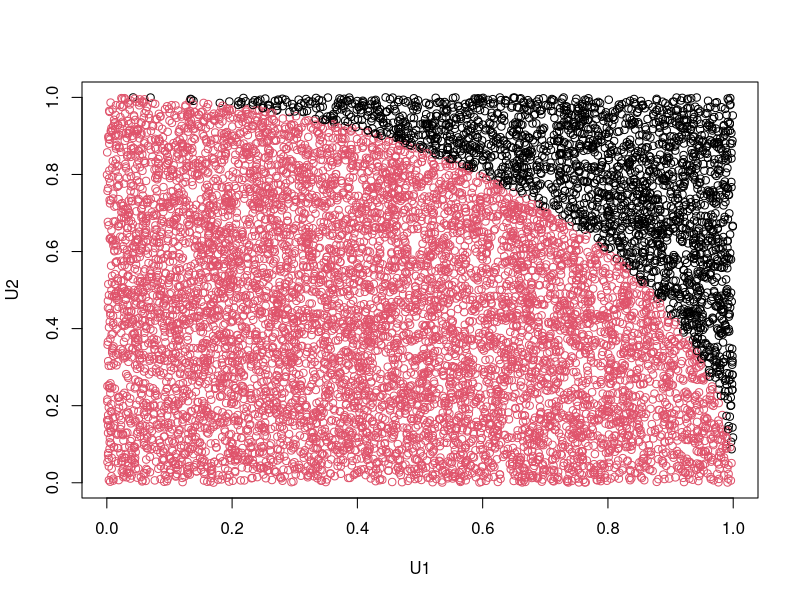
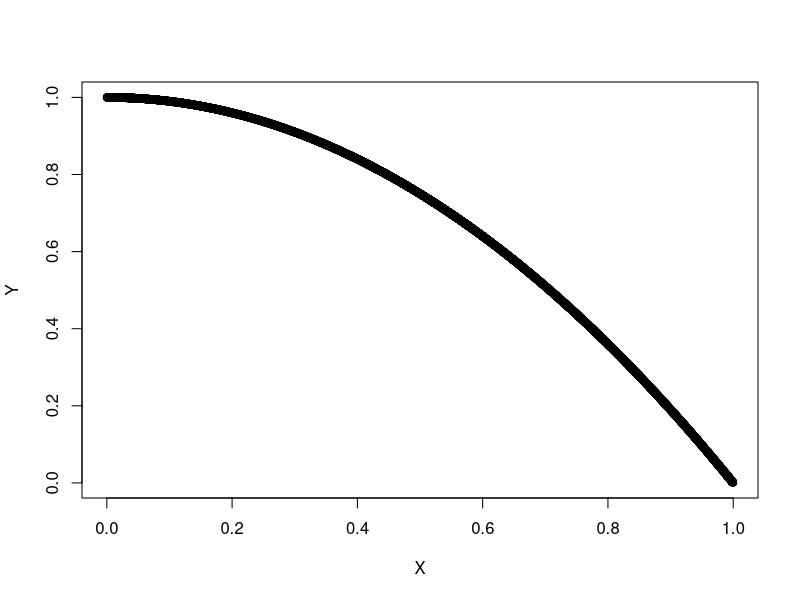
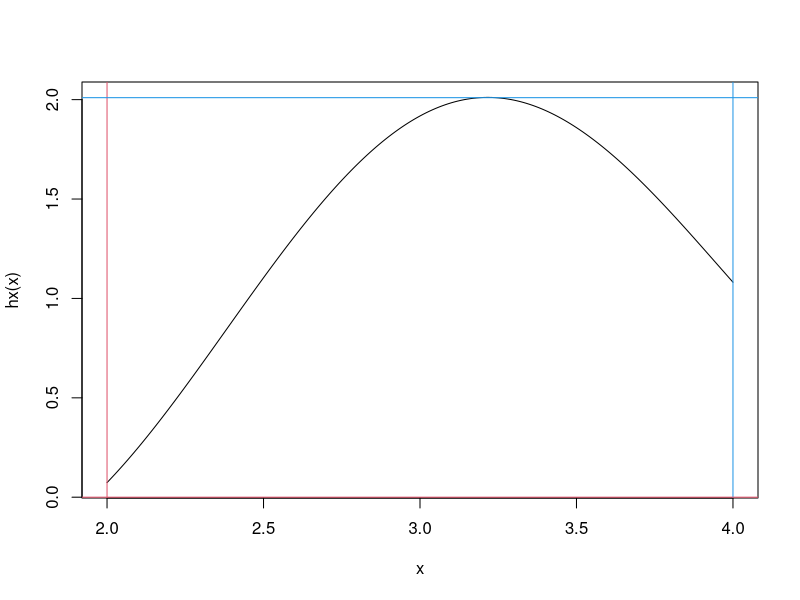
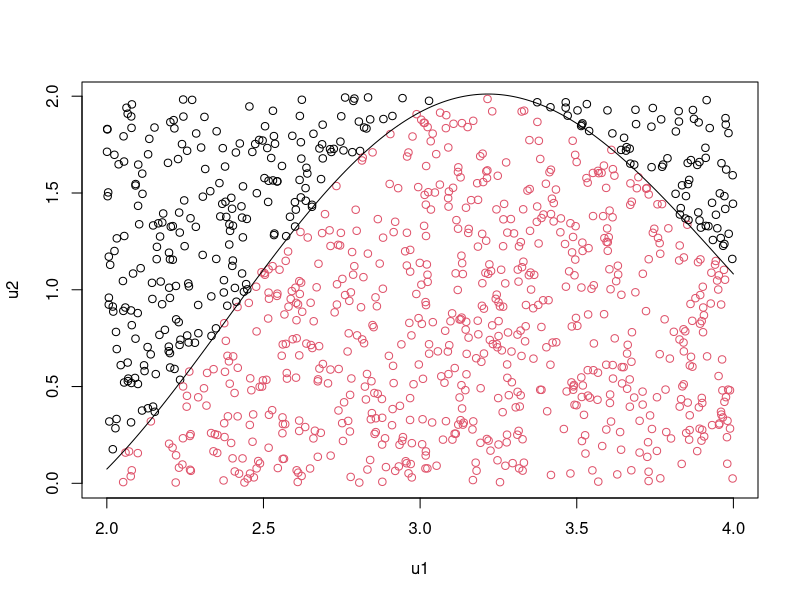
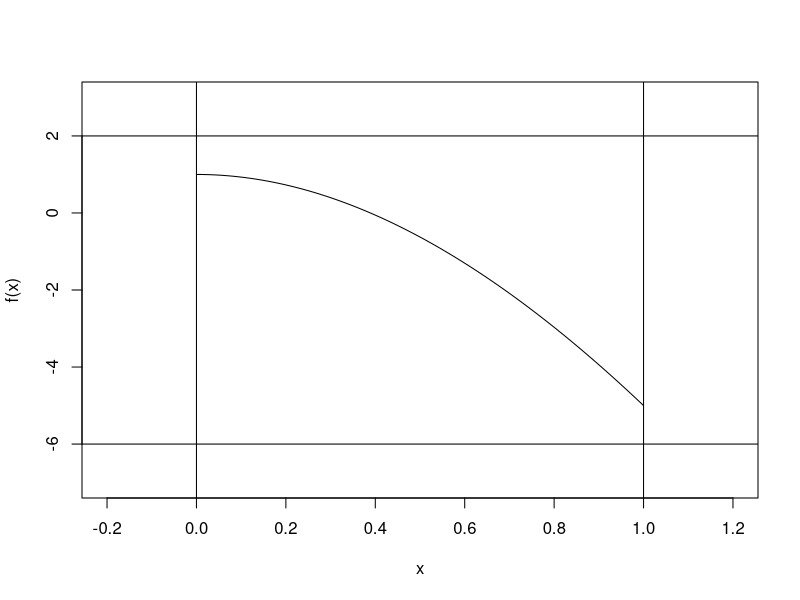
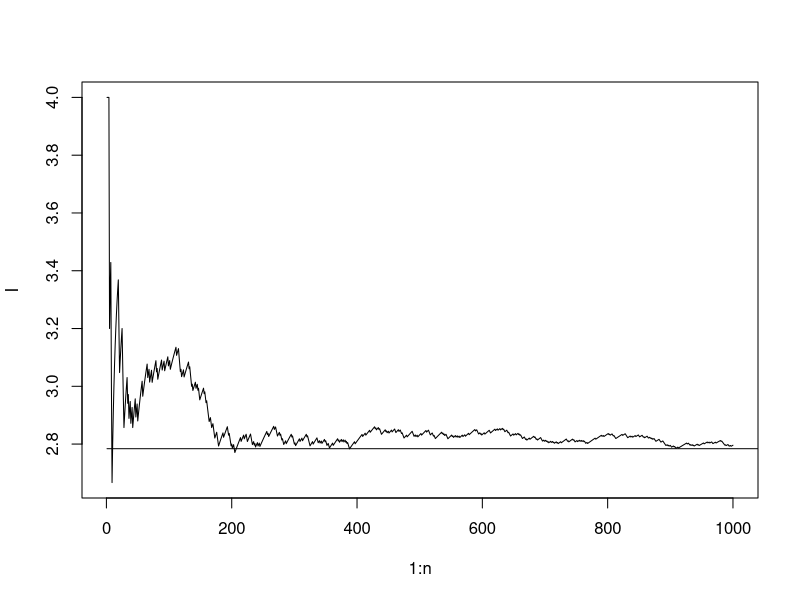
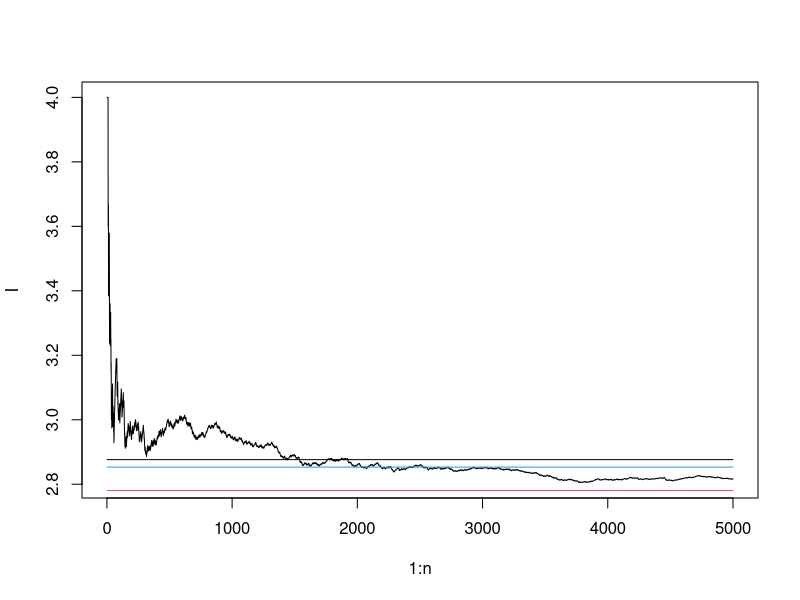
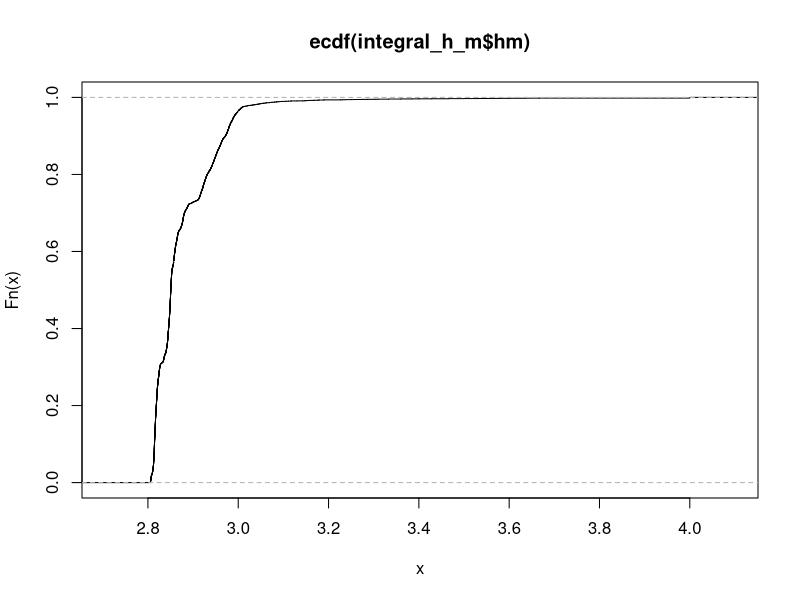

Recreate these plots in R, in order.
# [redacted]



#hit and miss

n<-10000

set.seed(1234)

U1<-runif(n)

U2<-runif(n)

T<-U1**2+U2**2

T<-T<1

table(T)

head(cbind(U1,U2,T))

plot(U1,U2,col=T+1)





R<-sum(T)

(epsilon1<-pi-(4*R)/n)

(epsilon2<-epsilon1/pi)



#crude Monte Carlo

#creamos vector de Ui

set.seed(1234)

n<-10000

X<-runif(n)

Y<-1-X**2

Z<-sqrt(Y)

head(cbind(X,Y,Z))



plot(X,Y)

(epsilon2<-(sum(Z)/n)*4-pi)



#visto como B(n,pi/4)

ZZ<-rbinom(n,1,pi/4)


a <-2 ; b <-4 ; c <-0 ; d <-2

hx <- function (x){cos(2*x) -0.3*sin(x) +1}

(I<-integrate(hx,2,4))

x<-seq(a,b,0.01)

plot(x,hx(x),type="l")

abline(v=a,col=2)

abline(v=b,col=4)

abline(h=c,col=2)

abline(h=2.01,col=4)

# area del rectangulo

A <-(b-a)*(d-c)

A

# simulacion

n <- 1000
set.seed(1234)
u1 <- runif(n,a,b)
u2 <- runif(n,c,d)

# proporcion

T<-u2<hx(u1)
table(T)

p <- mean(u2<hx(u1))

# integral

A*p

plot(u1,u2,col=T+1)

lines(x,hx(x),type="l")



# [redacted]



f <- function(x) x^3 - 7*x^2 + 1

par(mfrow=c(1,1))

curve(f,0,1,xlim=c(-0.2,1.2),ylim=c(-7,3))

abline(v=0)

abline(v=1)

abline(h=-6)

abline(h=2)

hit_miss <- function(ftn, a, b, f.min, f.max, n) {
  
  # Monte-Carlo integration using the hit and miss method
  
  # ftn is a function of one variable
  
  # [a, b] is the range of integration
  
  # f.min and f.max are bounds on ftn over the range [a, b]
  
  # that is f.min <= ftn(x) <= f.max for all x in [a, b]
  
  # n is the number of samples used in the estimation
  
  # that is the number of calls made to the function ftn
  
  Z.sum <- 0
  
  for (i in 1:n) {
    
    X <- runif(1, a, b)
    
    Y <- runif(1, f.min, f.max)
    
    Z <- (ftn(X) >= Y)
    
    Z.sum <- Z.sum + Z
    
  }
  
  I <- (b - a)*f.min + (Z.sum/n)*(b - a)*(f.max - f.min)
  
  return(I)
  
}



hit_miss(hx, 2, 4, 0, 2, 5000)







hit_miss2 <- function(ftn, a, b, c, d, n) {
  
  # Monte-Carlo integration using the hit & miss method
  
  # partially vectorised version
  
  X <- runif(n, a, b)
  
  Y <- runif(n, c, d)
  
  Z <- (Y <= sapply(X, ftn))
  
  I <- (b - a)*c + (cumsum(Z)/(1:n))*(b - a)*(d - c)
  
  plot(1:n, I, type = "l")
  
  return(I[n])
  
}

hit_miss3 <- function(ftn, a, b, c, d, n) {
  
  # Monte-Carlo integration using the hit & miss method
  
  # partially vectorised version
  
  X <- runif(n, a, b)
  
  Y <- runif(n, c, d)
  
  Z <- (Y <= sapply(X, ftn))
  
  I <- (b - a)*c + (cumsum(Z)/(1:n))*(b - a)*(d - c)
  
  Int2=(b-a)*(d-c)*mean(Z)
  
  Sigma_Int=Int2*sqrt(mean(Z)*(1-mean(Z))/(n))
  
  plot(1:n, I, type = "l")
  
  return(Integral=list(hm=I,n=n,Int1=mean(I),Int2=Int2,Sigma_Int=Sigma_Int,LIIC=Int2-2*Sigma_Int,LSIC=Int2+2*Sigma_Int))
  
}



hit_miss2(hx, 2, 4, 0, 2, 1000)

lines(c(1, 10000), c(A*p, A*p))



n<-5000

integral_h_m<-hit_miss3(hx, 2, 4, 0, 2, n)

lines(c(1, n), c(integral_h_m$Int1, integral_h_m$Int1))

lines(c(1, n), c(integral_h_m$LIIC, integral_h_m$LIIC),col=2)

lines(c(1, n), c(integral_h_m$LSIC, integral_h_m$LSIC),col=4)

integral_h_m

names(integral_h_m)

summary(integral_h_m$hm)

sd(integral_h_m$hm)

plot(ecdf(integral_h_m$hm))





hit_miss2(f, 0, 1, -6, 2, 10000)

lines(c(1,10000 ), c(-13/12, -13/12))





mc_integral <- function(ftn, a, b, n) {
  
  # Monte Carlo integral of ftn over [a, b] using a sample of size n
  
  u <- runif(n, a, b)
  
  x <- sapply(u, ftn)
  
  return(mean(x)*(b-a))
  
}



mc_integral(hx,2,4,100000)











f<-function(x)return(1/(1+x))



mc_integral(f,0,1,1000)





mc_integral_a <- function(ftn, a, b, n) {
  
  # Integral Monte Carlo de ftn en [a, b] usando muestra de tamaño n pero variables antiteticas
  
  u1 <- runif(n, a, b)
  
  u2 <- 1-u1
  
  u<-c(u1,u2)
  
  x <- sapply(u, ftn)
  
  return(mean(x)*(b-a))
  
}





n<-1000

#Variables antiteticas

set.seed(1234)

U1<-runif(n)

U2<-1-U1

plot(U1,U2)

cor(U1,U2)







H=0.5*(sqrt(1-U1**2)+sqrt(1-(U2)**2))

plot(U1,H)

datos<-data.frame(U1,U2,H)

summary(datos)



(epsilon3<-pi/4-mean(datos$H))

apply(datos,2,sd)



par(mfrow=c(1,3))

y1<-function(x)return(sqrt(1-x**2))

curve(y1,0,1,col=1)

y2<-function(x)return(sqrt(1-(1-x)**2))

curve(y2,0,1,add=TRUE,col=2)



y3<-function(x)return(0.5*(sqrt(1-x**2)+sqrt(1-(1-x)**2)))

curve(y3,0,1,col=3,ylim=c(0,1))

y4<-function(x)return(0.25*(sqrt(1-x**2)+sqrt(1-(1-x)**2)+sqrt(1-(0.5-x)**2)+sqrt(1-(0.5+x)**2)))

curve(y4,0,0.5,col=4,ylim=c(0,1))





U3<-runif(n,0,0.5)



H2=0.25*(sqrt(1-U3**2)+sqrt(1-(1-U3)**2)+sqrt(1-(0.5-U3)**2)+sqrt(1-(0.5+U3)**2))



summary(H2)

datos<-cbind(datos,H2)

summary(datos)

(epsilon4<-pi/4-mean(datos$H2))



apply(datos,2,sd)





g <- function(x) 1 - x^2 # 

N <- 5000

# Numero de iteraciones

n <- 50

# Tamaño muestra

u_1 <- matrix(runif(2*n*N), ncol=N)

theta_1 <- colMeans(g(u_1))

u_a <- matrix(runif(n*N), ncol=N)

theta_a <- 0.5*(colMeans(g(u_a)) + colMeans(g(1 - u_a)))

var1 <- var(theta_1)

vara <- var(theta_a)

reduction <- 100*(var1 - vara)/var1

cat("Varianza theta_1 es", var1, "\n")



cat("Varianza theta_a es", vara, "\n")



cat("Reduccion Varianza es ", format(reduction, dig = 2), "porcent\n")







#Muestreo de importancia 

# [redacted]





Ginv <- function(u){
  
  sqrt(2)*tan(u*atan(1/sqrt(2)))
  
}

Psi <- function(x){
  
  exp(-(x^2)/2)*sqrt(2)*atan(1/sqrt(2))*(1+(x^2)/2)
  
}

N <- 10000 # Number of estimates of each type

n <- 50

# Sample size

u_a <- matrix(runif(n*N), ncol=N)

theta_a <- colMeans(Psi(Ginv(u_a)))

var1 <- 1.413/n

vara <- var(theta_a)

reduction <- 100*(var1 - vara)/var1

cat("Variance theta_1 is", var1, "\n")

#Variance theta_1 is 0.02826

cat("Variance theta_a is", vara, "\n")

#Variance theta_a is 8.181764e-06

cat("Variance reduction is", format(reduction, dig = 2), "% \n")







#Control de Variables



Ginv <- function(u){
  
  sqrt(2) * tan(u * atan(1 / sqrt(2)))
  
}

psi1 <- function(x){
  
  exp(-(x^2)/2) * sqrt(2) * atan(1/sqrt(2)) * (1+(x^2)/2)
  
}

psi2 <- function(x){  
  
  (1-(x^2)/2) * sqrt(2) * atan(1/sqrt(2)) * (1+(x^2)/2)
  
}

N <- 10000 # Number of estimates of each type

n <- 50

# Sample size

commonG <- matrix(Ginv(runif(n*N)), ncol = N)

p1g <- psi1(commonG)

p2g <- psi2(commonG)

theta_hat <- colMeans(p1g)

mu_hat <- colMeans(p2g)

samplecov <- colSums((p1g - matrix(theta_hat, n, N, byrow = TRUE)) *
                       
                       (p2g - 5/6))/n

samplevar <- colSums((p2g - 5/6)^2)/n

alphastar <- samplecov/samplevar

theta_hat_c <- theta_hat - alphastar*(mu_hat - 5/6)

var1 <- var(theta_hat)

varc <- var(theta_hat_c)

reduction<-100*(var1-varc)/var1

cat("Variance theta_hat is", var1, "\n")

#Variance theta_hat is 8.487258e-06

cat("Variance theta_hat_c is", varc, "\n")

#Variance theta_hat_c is 9.136256e-08

cat("Variance reduction is", format(reduction, dig = 2), "percent\n")

#Variance reduction is 99 percent